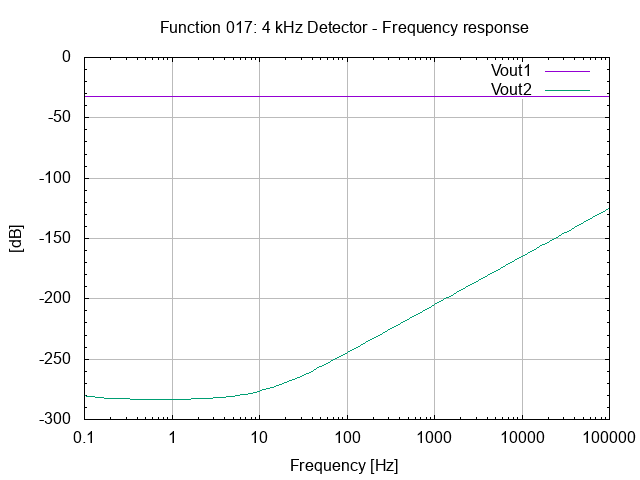

Source code (gnuplot):
# setup terminal
set term png

# setup graph
set output "26.017.00.00.01.png"
set title "Function 017: 4 kHz Detector - Frequency response"

# setup Y-axis
set grid ytics lt 1 lw 1 lc rgb "#bbbbbb"
set mytics
set ylabel "[dB]"

#setup X-axis
set logscale x 10
set grid xtics lt 1 lw 1 lc rgb "#bbbbbb"
set xlabel "Frequency [Hz]"

# setup plot style
set style data lines
plot '26.017.00.00.01.dat' using 1:2 title "Vout1", \
     '26.017.00.00.01.dat' using 1:3 title "Vout2"

# set output back to default
set output

# reset terminal type
set terminal pop
